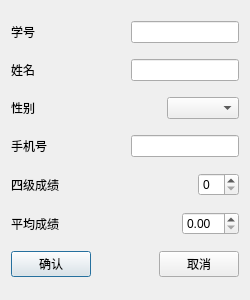
<?xml version="1.0" encoding="UTF-8"?>
<ui version="4.0">
 <class>AddStuInfoDialog</class>
 <widget class="QDialog" name="AddStuInfoDialog">
  <property name="geometry">
   <rect>
    <x>0</x>
    <y>0</y>
    <width>250</width>
    <height>300</height>
   </rect>
  </property>
  <property name="minimumSize">
   <size>
    <width>250</width>
    <height>299</height>
   </size>
  </property>
  <property name="maximumSize">
   <size>
    <width>250</width>
    <height>300</height>
   </size>
  </property>
  <property name="windowTitle">
   <string>Dialog</string>
  </property>
  <layout class="QVBoxLayout" name="verticalLayout">
   <item>
    <layout class="QHBoxLayout" name="horizontalLayout">
     <item>
      <widget class="QLabel" name="label">
       <property name="text">
        <string>学号</string>
       </property>
      </widget>
     </item>
     <item>
      <spacer name="horizontalSpacer_5">
       <property name="orientation">
        <enum>Qt::Horizontal</enum>
       </property>
       <property name="sizeHint" stdset="0">
        <size>
         <width>40</width>
         <height>20</height>
        </size>
       </property>
      </spacer>
     </item>
     <item>
      <widget class="QLineEdit" name="lineEdit_ID"/>
     </item>
    </layout>
   </item>
   <item>
    <layout class="QHBoxLayout" name="horizontalLayout_2">
     <item>
      <widget class="QLabel" name="label_2">
       <property name="text">
        <string>姓名</string>
       </property>
      </widget>
     </item>
     <item>
      <spacer name="horizontalSpacer_4">
       <property name="orientation">
        <enum>Qt::Horizontal</enum>
       </property>
       <property name="sizeHint" stdset="0">
        <size>
         <width>40</width>
         <height>20</height>
        </size>
       </property>
      </spacer>
     </item>
     <item>
      <widget class="QLineEdit" name="lineEdit_Name"/>
     </item>
    </layout>
   </item>
   <item>
    <layout class="QHBoxLayout" name="horizontalLayout_3">
     <item>
      <widget class="QLabel" name="label_3">
       <property name="text">
        <string>性别</string>
       </property>
      </widget>
     </item>
     <item>
      <spacer name="horizontalSpacer">
       <property name="orientation">
        <enum>Qt::Horizontal</enum>
       </property>
       <property name="sizeHint" stdset="0">
        <size>
         <width>40</width>
         <height>20</height>
        </size>
       </property>
      </spacer>
     </item>
     <item>
      <widget class="QComboBox" name="comboBox_Sex">
       <property name="enabled">
        <bool>true</bool>
       </property>
      </widget>
     </item>
    </layout>
   </item>
   <item>
    <layout class="QHBoxLayout" name="horizontalLayout_4">
     <item>
      <widget class="QLabel" name="label_4">
       <property name="text">
        <string>手机号</string>
       </property>
      </widget>
     </item>
     <item>
      <spacer name="horizontalSpacer_3">
       <property name="orientation">
        <enum>Qt::Horizontal</enum>
       </property>
       <property name="sizeHint" stdset="0">
        <size>
         <width>40</width>
         <height>20</height>
        </size>
       </property>
      </spacer>
     </item>
     <item>
      <widget class="QLineEdit" name="lineEdit_Phone"/>
     </item>
    </layout>
   </item>
   <item>
    <layout class="QHBoxLayout" name="horizontalLayout_5">
     <item>
      <widget class="QLabel" name="label_5">
       <property name="text">
        <string>四级成绩</string>
       </property>
      </widget>
     </item>
     <item>
      <spacer name="horizontalSpacer_7">
       <property name="orientation">
        <enum>Qt::Horizontal</enum>
       </property>
       <property name="sizeHint" stdset="0">
        <size>
         <width>40</width>
         <height>20</height>
        </size>
       </property>
      </spacer>
     </item>
     <item>
      <widget class="QSpinBox" name="spinBox_Cet4"/>
     </item>
    </layout>
   </item>
   <item>
    <layout class="QHBoxLayout" name="horizontalLayout_6">
     <item>
      <widget class="QLabel" name="label_6">
       <property name="text">
        <string>平均成绩</string>
       </property>
      </widget>
     </item>
     <item>
      <spacer name="horizontalSpacer_8">
       <property name="orientation">
        <enum>Qt::Horizontal</enum>
       </property>
       <property name="sizeHint" stdset="0">
        <size>
         <width>40</width>
         <height>20</height>
        </size>
       </property>
      </spacer>
     </item>
     <item>
      <widget class="QDoubleSpinBox" name="doubleSpinBox_Gpa"/>
     </item>
    </layout>
   </item>
   <item>
    <layout class="QHBoxLayout" name="horizontalLayout_8">
     <item>
      <widget class="QPushButton" name="pushButton_OK">
       <property name="text">
        <string>确认</string>
       </property>
      </widget>
     </item>
     <item>
      <spacer name="horizontalSpacer_10">
       <property name="orientation">
        <enum>Qt::Horizontal</enum>
       </property>
       <property name="sizeHint" stdset="0">
        <size>
         <width>40</width>
         <height>20</height>
        </size>
       </property>
      </spacer>
     </item>
     <item>
      <widget class="QPushButton" name="pushButton_Cancel">
       <property name="text">
        <string>取消</string>
       </property>
      </widget>
     </item>
    </layout>
   </item>
  </layout>
 </widget>
 <resources/>
 <connections/>
</ui>
